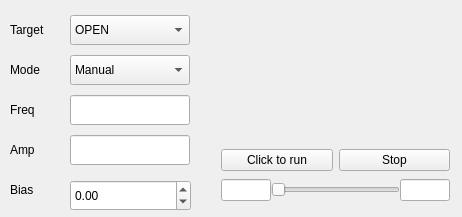
<?xml version="1.0" encoding="UTF-8"?>
<ui version="4.0">
 <class>Move</class>
 <widget class="QWidget" name="Move">
  <property name="geometry">
   <rect>
    <x>0</x>
    <y>0</y>
    <width>462</width>
    <height>217</height>
   </rect>
  </property>
  <property name="windowTitle">
   <string>Bottom</string>
  </property>
  <widget class="QComboBox" name="cmbWorkMode">
   <property name="geometry">
    <rect>
     <x>70</x>
     <y>15</y>
     <width>120</width>
     <height>30</height>
    </rect>
   </property>
   <property name="font">
    <font>
     <pointsize>9</pointsize>
    </font>
   </property>
   <property name="mouseTracking">
    <bool>true</bool>
   </property>
   <property name="toolTip">
    <string>&lt;html&gt;&lt;head/&gt;&lt;body&gt;&lt;p&gt;工作模式选择：OPEN-开环，CUR-电流模式，SPD-速度模式，POS-位置模式&lt;/p&gt;&lt;/body&gt;&lt;/html&gt;</string>
   </property>
   <item>
    <property name="text">
     <string>OPEN</string>
    </property>
   </item>
   <item>
    <property name="text">
     <string>CUR</string>
    </property>
   </item>
   <item>
    <property name="text">
     <string>SPD</string>
    </property>
   </item>
   <item>
    <property name="text">
     <string>POS</string>
    </property>
   </item>
  </widget>
  <widget class="QLabel" name="FREQLabel">
   <property name="geometry">
    <rect>
     <x>10</x>
     <y>90</y>
     <width>60</width>
     <height>40</height>
    </rect>
   </property>
   <property name="font">
    <font>
     <pointsize>9</pointsize>
    </font>
   </property>
   <property name="mouseTracking">
    <bool>true</bool>
   </property>
   <property name="toolTip">
    <string>&lt;html&gt;&lt;head/&gt;&lt;body&gt;&lt;p&gt;自动控制的曲线频率&lt;/p&gt;&lt;/body&gt;&lt;/html&gt;</string>
   </property>
   <property name="text">
    <string>Freq</string>
   </property>
  </widget>
  <widget class="QLabel" name="AMPLabel">
   <property name="geometry">
    <rect>
     <x>10</x>
     <y>130</y>
     <width>60</width>
     <height>40</height>
    </rect>
   </property>
   <property name="font">
    <font>
     <pointsize>9</pointsize>
    </font>
   </property>
   <property name="mouseTracking">
    <bool>true</bool>
   </property>
   <property name="toolTip">
    <string>&lt;html&gt;&lt;head/&gt;&lt;body&gt;&lt;p&gt;自动控制的曲线振幅&lt;/p&gt;&lt;/body&gt;&lt;/html&gt;</string>
   </property>
   <property name="text">
    <string>Amp</string>
   </property>
  </widget>
  <widget class="QLabel" name="BIASLabel">
   <property name="geometry">
    <rect>
     <x>10</x>
     <y>170</y>
     <width>60</width>
     <height>40</height>
    </rect>
   </property>
   <property name="font">
    <font>
     <pointsize>9</pointsize>
    </font>
   </property>
   <property name="mouseTracking">
    <bool>true</bool>
   </property>
   <property name="toolTip">
    <string>&lt;html&gt;&lt;head/&gt;&lt;body&gt;&lt;p&gt;偏移量 / 手动控制中的目标值&lt;/p&gt;&lt;/body&gt;&lt;/html&gt;</string>
   </property>
   <property name="text">
    <string>Bias</string>
   </property>
  </widget>
  <widget class="QLineEdit" name="AmplitudeLineEdit">
   <property name="enabled">
    <bool>true</bool>
   </property>
   <property name="geometry">
    <rect>
     <x>70</x>
     <y>135</y>
     <width>120</width>
     <height>30</height>
    </rect>
   </property>
   <property name="font">
    <font>
     <pointsize>9</pointsize>
    </font>
   </property>
   <property name="toolTip">
    <string>&lt;html&gt;&lt;head/&gt;&lt;body&gt;&lt;p&gt;振幅（开环：%，电流：mA，速度：rpm，位置：°）&lt;/p&gt;&lt;/body&gt;&lt;/html&gt;</string>
   </property>
  </widget>
  <widget class="QLineEdit" name="frequencyLineEdit">
   <property name="enabled">
    <bool>true</bool>
   </property>
   <property name="geometry">
    <rect>
     <x>70</x>
     <y>95</y>
     <width>120</width>
     <height>30</height>
    </rect>
   </property>
   <property name="font">
    <font>
     <pointsize>9</pointsize>
    </font>
   </property>
   <property name="toolTip">
    <string>&lt;html&gt;&lt;head/&gt;&lt;body&gt;&lt;p&gt;频率（Hz）&lt;/p&gt;&lt;/body&gt;&lt;/html&gt;</string>
   </property>
  </widget>
  <widget class="QLabel" name="MODELabel">
   <property name="geometry">
    <rect>
     <x>10</x>
     <y>50</y>
     <width>60</width>
     <height>40</height>
    </rect>
   </property>
   <property name="font">
    <font>
     <pointsize>9</pointsize>
    </font>
   </property>
   <property name="mouseTracking">
    <bool>true</bool>
   </property>
   <property name="toolTip">
    <string>&lt;html&gt;&lt;head/&gt;&lt;body&gt;&lt;p&gt;模块控制方式&lt;/p&gt;&lt;/body&gt;&lt;/html&gt;</string>
   </property>
   <property name="text">
    <string>Mode</string>
   </property>
  </widget>
  <widget class="QComboBox" name="waveModeCombo">
   <property name="geometry">
    <rect>
     <x>70</x>
     <y>55</y>
     <width>120</width>
     <height>30</height>
    </rect>
   </property>
   <property name="font">
    <font>
     <pointsize>9</pointsize>
    </font>
   </property>
   <property name="mouseTracking">
    <bool>true</bool>
   </property>
   <property name="toolTip">
    <string>&lt;html&gt;&lt;head/&gt;&lt;body&gt;&lt;p&gt;控制方式选择：MANUAL-手动控制，Sine-正弦曲线自动控制，Square-方波曲线自动控制，Triangular-三角波曲线自动控制&lt;/p&gt;&lt;/body&gt;&lt;/html&gt;</string>
   </property>
   <item>
    <property name="text">
     <string>Manual</string>
    </property>
   </item>
   <item>
    <property name="text">
     <string>Sine</string>
    </property>
   </item>
   <item>
    <property name="text">
     <string>Square</string>
    </property>
   </item>
   <item>
    <property name="text">
     <string>Triangular</string>
    </property>
   </item>
  </widget>
  <widget class="QLabel" name="TARGETLabel">
   <property name="geometry">
    <rect>
     <x>10</x>
     <y>10</y>
     <width>60</width>
     <height>40</height>
    </rect>
   </property>
   <property name="font">
    <font>
     <pointsize>9</pointsize>
    </font>
   </property>
   <property name="mouseTracking">
    <bool>true</bool>
   </property>
   <property name="toolTip">
    <string>&lt;html&gt;&lt;head/&gt;&lt;body&gt;&lt;p&gt;模块工作模式&lt;/p&gt;&lt;/body&gt;&lt;/html&gt;</string>
   </property>
   <property name="text">
    <string>Target</string>
   </property>
  </widget>
  <widget class="QDoubleSpinBox" name="txtBias">
   <property name="geometry">
    <rect>
     <x>70</x>
     <y>180</y>
     <width>121</width>
     <height>31</height>
    </rect>
   </property>
   <property name="minimum">
    <double>-99999.000000000000000</double>
   </property>
   <property name="maximum">
    <double>99999.000000000000000</double>
   </property>
  </widget>
  <widget class="QWidget" name="">
   <property name="geometry">
    <rect>
     <x>210</x>
     <y>130</y>
     <width>251</width>
     <height>91</height>
    </rect>
   </property>
   <layout class="QVBoxLayout" name="verticalLayout">
    <property name="spacing">
     <number>0</number>
    </property>
    <item>
     <layout class="QHBoxLayout" name="horizontalLayout_2">
      <item>
       <widget class="QPushButton" name="confirmButton">
        <property name="font">
         <font>
          <pointsize>9</pointsize>
         </font>
        </property>
        <property name="mouseTracking">
         <bool>true</bool>
        </property>
        <property name="toolTip">
         <string>&lt;html&gt;&lt;head/&gt;&lt;body&gt;&lt;p&gt;控制运动允许&lt;/p&gt;&lt;/body&gt;&lt;/html&gt;</string>
        </property>
        <property name="text">
         <string>Click to run</string>
        </property>
       </widget>
      </item>
      <item>
       <widget class="QPushButton" name="stopButton">
        <property name="font">
         <font>
          <pointsize>9</pointsize>
         </font>
        </property>
        <property name="mouseTracking">
         <bool>true</bool>
        </property>
        <property name="toolTip">
         <string>&lt;html&gt;&lt;head/&gt;&lt;body&gt;&lt;p&gt;运动停止&lt;/p&gt;&lt;/body&gt;&lt;/html&gt;</string>
        </property>
        <property name="styleSheet">
         <string notr="true"/>
        </property>
        <property name="text">
         <string>Stop</string>
        </property>
       </widget>
      </item>
     </layout>
    </item>
    <item>
     <layout class="QHBoxLayout" name="horizontalLayout" stretch="1,5,1">
      <property name="spacing">
       <number>0</number>
      </property>
      <item>
       <widget class="QLineEdit" name="manualMin">
        <property name="sizePolicy">
         <sizepolicy hsizetype="Ignored" vsizetype="Fixed">
          <horstretch>1</horstretch>
          <verstretch>0</verstretch>
         </sizepolicy>
        </property>
        <property name="minimumSize">
         <size>
          <width>50</width>
          <height>0</height>
         </size>
        </property>
        <property name="font">
         <font>
          <pointsize>9</pointsize>
         </font>
        </property>
        <property name="toolTip">
         <string>&lt;html&gt;&lt;head/&gt;&lt;body&gt;&lt;p&gt;滑块控制范围下限&lt;/p&gt;&lt;/body&gt;&lt;/html&gt;</string>
        </property>
       </widget>
      </item>
      <item>
       <widget class="QSlider" name="manualSlider">
        <property name="sizePolicy">
         <sizepolicy hsizetype="Ignored" vsizetype="Fixed">
          <horstretch>8</horstretch>
          <verstretch>0</verstretch>
         </sizepolicy>
        </property>
        <property name="font">
         <font>
          <pointsize>9</pointsize>
         </font>
        </property>
        <property name="mouseTracking">
         <bool>true</bool>
        </property>
        <property name="toolTip">
         <string>&lt;html&gt;&lt;head/&gt;&lt;body&gt;&lt;p&gt;BIAS滑块&lt;/p&gt;&lt;/body&gt;&lt;/html&gt;</string>
        </property>
        <property name="maximum">
         <number>100</number>
        </property>
        <property name="orientation">
         <enum>Qt::Horizontal</enum>
        </property>
       </widget>
      </item>
      <item>
       <widget class="QLineEdit" name="manualMax">
        <property name="sizePolicy">
         <sizepolicy hsizetype="Ignored" vsizetype="Fixed">
          <horstretch>1</horstretch>
          <verstretch>0</verstretch>
         </sizepolicy>
        </property>
        <property name="minimumSize">
         <size>
          <width>50</width>
          <height>0</height>
         </size>
        </property>
        <property name="font">
         <font>
          <pointsize>9</pointsize>
         </font>
        </property>
        <property name="toolTip">
         <string>&lt;html&gt;&lt;head/&gt;&lt;body&gt;&lt;p&gt;滑块控制范围上限&lt;/p&gt;&lt;/body&gt;&lt;/html&gt;</string>
        </property>
       </widget>
      </item>
     </layout>
    </item>
   </layout>
  </widget>
 </widget>
 <layoutdefault spacing="6" margin="11"/>
 <resources/>
 <connections/>
</ui>
